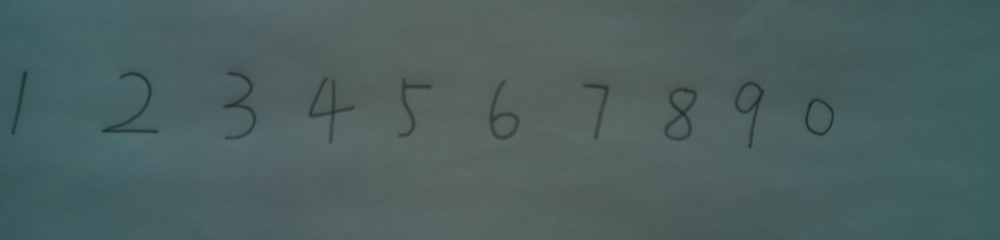
#> input picture ProjectExercise/UserData/plate4.png, 1000 x 240 px, shrunk from 2500 x 600 before the run
$ jupyter execute --allow-errors NumDect_ProcessRealImage.ipynb   (shell and % lines are left out)
#> lines starting #> are read from the running program, lines starting #| are printed output that depends on the picture; after the words box and inside, x2 and y2 are one past the last pixel; in counts of white or black regions, pixels touching at a corner belong together
### ProjectExercise/lib.py
import cv2
import IPython
import numpy as np

def imshow(img):
    _,ret = cv2.imencode('.png', img)
    i = IPython.display.Image(data=ret)
    IPython.display.display(i)

### ProjectExercise/my_function.py
# General purpose
import os
import numpy as np
from time import sleep
import time
import digital_tube_control as dtc
import button as btn


# GPIO related
import RPi.GPIO as GPIO

# camera related
from picamera import PiCamera, Color

# GPIO mode: GPIO.BOARD, GPIO.BCM
GPIO.setmode(GPIO.BOARD)
mode = GPIO.getmode()
# Close GPIO warning
GPIO.setwarnings(False)

# get the project path
PRJ_PATH = os.getcwd()

def image_split_column(a)->list:
    ret = []
    startList = []
    endList = []
    height = a.shape[0]
    width = a.shape[1]
    white_max = 0
    black_max = 0

    for i in range(width):
        s = 0
        t = 0
        for j in range(height):
            if a[j][i] == 255:
                s += 1
            if a[j][i] == 0:
                t += 1
        white_max = max(white_max, s)
        black_max = max(black_max, t)
        startList.append(s)
        endList.append(t)


    n = 1
    while n < width - 2:
        n += 1
        if startList[n] > 0.005 * white_max:
            start = n
            for m in range(start + 1, width - 1):
                if endList[m] > 0.995 * black_max:
                    end = m
                    break
                else:
                    end = start+1
            n = end
            if end - start > 10:
                cut = a[:, start - 20:end + 20]
                ret.append(cut)


    return ret


def image_split_row(a)->list:
    """
    Function description: Split the image by row.
    Tips:
    1. Calculate the number of elements with a value of 255 in each row.
    2. When the number of 255 changes from zero to non-zero, it indicates the beginning of the digits area. Use startList to record the starting row index.
    3. When the number of 255 changes from non-zero to zero, it indicates the end of the digits area. Use endList to recorder the end row index.
    4. Use flag to represent the current state, outside or inside the digits area.

    :param img: input image to be splited by row.
    :return: output image after splited by row. It is a list, but its elements are np.ndarray.
    """

    ### write your codes here ###
    #############################
    a = a.T
    ret = []
    startList = []
    endList = []
    height = a.shape[0]
    width = a.shape[1]
    white_max = 0
    black_max = 0
    for i in range(width):
        s = 0
        t = 0
        for j in range(height):
            if a[j][i] == 255:
                s += 1
            if a[j][i] == 0:
                t += 1
        white_max = max(white_max, s)
        black_max = max(black_max, t)
        startList.append(s)
        endList.append(t)


    n = 1
    while n < width - 2:
        n += 1
        if startList[n] > 0.005 * white_max:
            start = n
            for m in range(start + 1, width - 1):
                if endList[m] > 0.995 * black_max:
                    end = m
                    break
                else:
                    end = start+1
            n = end
            if end - start > 10:
                cut = a[:, start - 20:end + 20]
                ret.append(cut.T)

    return ret


def led_display(numList:list)->None:
    """
    Function description: Build a digital tube display circuit on the breadboard. Display the result with the digital tube.
    Tips:
    1.The GPIO mode we used is GPIO.BOARD.
    2.The digital tube is common anode. Use GPIO port to input high level for digital tube power pin.
    3. After the LED lamp pin of the digital tube is connected to the GPIO pin, the corresponding relationship can be confirmed by lighting the led one by one.
    4. Check "function introduction.xlsx" for GPIO functions.

    :para numList: input numbers in list to be displayed.
    :return: None
    """

    ### write your codes here ###
    #############################87----

    # step 1:
    # Clarify the relationship between led pins and GPIO pins
    # Set the GPIO pins to GPIO.OUT mode and give them the right output


    # step 2:
    # Clarify the led composition of each number


    # step 3:
    # Display the numbers in the list one by one
    # Display every number for 1 second
    # Wait two seconds when displaying different lines

    for i in numList:
        if i == 1:
            dtc.display1()
        elif i == 2:
            dtc.display2()
        elif i == 3:
            dtc.display3()
        elif i == 4:
            dtc.display4()
        elif i == 5:
            dtc.display5()
        elif i == 6:
            dtc.display6()
        elif i == 7:
            dtc.display7()
        elif i == 8:
            dtc.display8()
        elif i == 9:
            dtc.display9()
        elif i == 0:
            dtc.display0()

    sleep(2)

    ret = None
    return ret


# [32 lines left out: function take_photo, not called in this run]

### ProjectExercise/NumDect_ProcessRealImage.ipynb
# Handwritten Number Recognization

## Group Information
Team Name:
<br>Participants:

## 0. Project Information
We have already creat the training dataset in *CreateTrainSet* . In this module, we will used the training dataset to recognize the handwritten digits.
We are going to complete the following steps:
* Import the image with handwritten digits or take a photo of the handwritten digits to be detected.
* Preprocess the image, including but not limited to converting the picture into a grayscale image, and then into a binary image; segmenting the picture to extract a single digit.
* Recognize the handwritten digits based on kNN algorithm with the functions supplied by OpenCV.
* Display the detected digits with digital tube.

## 1. Initialize the Environment
As usual, let's first initialize the environment. This step includes importing modules, geting project and file paths.

[cell 1]
# number detected related
import cv2
import os
import numpy as np
import math
from lib import imshow
import random
from time import sleep

# get the project path
PRJ_PATH = os.getcwd()
# OPENCV_data.npz
TRAIN_DATA_NAME = "OPENCV_data.npz"

We will complete some independent functions in *my_function*.
Here let's first import the function we are going to work on.

[cell 2]
from my_function import image_split_row, image_split_column, led_display, take_photo

## 2. Import the Training Dataset
In this module let's first import the training dataset which we generate in *CreateTrainSet* . Then let's create a kNN object and train it.

#> (a cell that did not finish here is left out)

## 3. Image Preprocessing
Before we start digits recognition, we need to do some preprocessing on the image. The preprocess includes the change of the image color gamut and the space domain. Let's start!

### Import Pending Pictures
- In first stage, we will use existing pictures with handwritten digits. Import the image with `dst = cv2.imread(filename)` and show the image with `imshow(src)`.
<br>
- In late stage, we will use the camera to take pictures. In this stage, you first need to build the camera control circuit on the breadboard. Then finish the function of taking pictures in `take_photo()` of *my_function*.

[cell 4]
image = PRJ_PATH + "/UserData/plate4.png"
img = cv2.imread(image)
#> img is the input picture: shape (240, 1000, 3); mean B, G, R 95.3, 95.9, 76.3
#> (the rest of this cell did not finish here and is left out)

### Get the Grayscale Image
After we get the image, we should first convert the color image into a grayscale image.
<br>
Do it with `dst = cv2.cvtColor(src,code)`.

[cell 5]
imgGray = cv2.cvtColor(img,cv2.COLOR_BGR2GRAY)
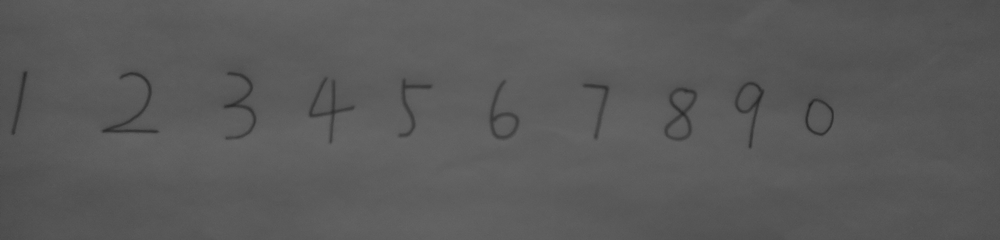
#> imgGray: shape (240, 1000); min 35, max 103, mean 89.9
#> (the rest of this cell did not finish here and is left out)

### Get the Binary Image
After getting the grayscale image, we need to further convert the grayscale image into a binary image.
<br>
Do it with `dst=cv2.threshold(src, thresh, maxval, type)`.
<br>
**Note**: try to adjust parameter `thresh` to get a binary image without extra points or noise.

[cell 6]
_threshold, imgBin = cv2.threshold(imgGray,76,255,cv2.THRESH_BINARY_INV)
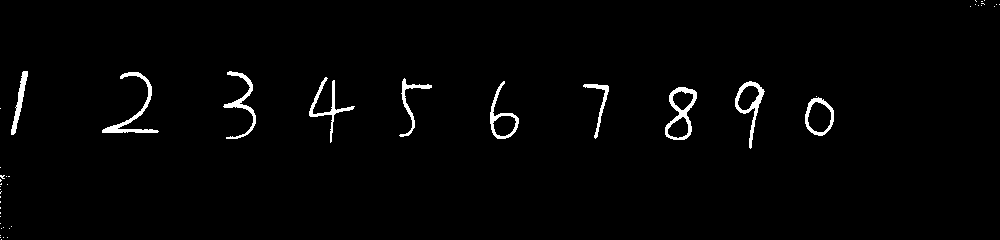
#> imgBin: shape (240, 1000); 1.8% white; 48 white regions (38 under 20 px), largest, box (x1, y1, x2, y2) and area: (102, 72, 159, 133) 588, (665, 87, 697, 140) 558, (735, 81, 765, 149) 482
#> (the rest of this cell did not finish here and is left out)


### Split the Image

When we start to recognize handwritten digits, we should find out the corresponding digits one by one. So we need to segment the binary image to obtain a single digit.

Remeber how we split the image in *CreatTrainSet*? Since the numbers in *digits.png* have the same size (20x20) and are arranged neatly, we can simply divide *digits.png*  according to the size of the numbers.
But this time, the numbers to be detected are not restricted to strict positions, and their size may also be different, which means we can no longer use `np.hsplit()` and `np.vsplit()` for segmentation.

However in the previous steps, we have already get the binary image which only contains 0 and 255. In our project, 0 represents black, which is the background of the image. And 255 represents white, which constitutes the number on the picture. Therefor, we can determine the boundary of the handwritten number through the transformation of 0 and 255.

Head to [my_function.py](/edit/ProjectExercise/my_function.py) to complete function `image_split_row` and `image_split_column`.

- In the first stage, we will use the picture with only one line of numbers. Just run the following cell to view the split image.
- In the later stage, we will use the picture with multiple lines of numbers. Adjust the code in the cell below, and then run it to see the splitted image.

[cell 7]
imgRow = image_split_row(imgBin)
#> in image_split_row, `a = a.T`:
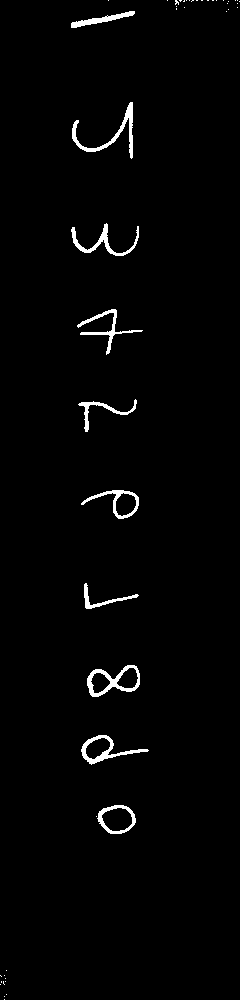
#> a: shape (1000, 240); 1.8% white; 48 white regions (38 under 20 px), largest, box (x1, y1, x2, y2) and area: (72, 102, 133, 159) 588, (87, 665, 140, 697) 558, (81, 735, 149, 765) 482
#> after the loop in image_split_row, `while n < width - 2:`:
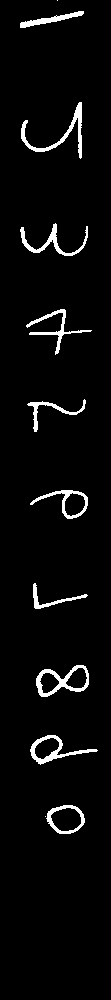
#> cut: shape (1000, 111); 3.8% white; 12 white regions (2 under 20 px), largest, box (x1, y1, x2, y2) and area: (21, 102, 82, 159) 588, (36, 665, 89, 697) 558, (30, 735, 98, 765) 482
#> after the loop in image_split_row, `while n < width - 2:`: n = 238; ret = 1 item; start = 237
#> imgRow = 1 item
imgMonos = []
#> (the rest of this cell did not finish here and is left out)

Here comes another problem: these images have different size.
We need to resize them to a uniform shape.
Also we should reshape the image to make it consistent with the kNN lib.
Fill in the two variables

[cell 8]
resizeSize = (20,20)
reShapeSize = (1,400)

## 4. Recognize the Handwritten Number
Let's complete the resize and reshape operations of the image, and do the recognization.
- In the first stage, we only have one line of numbers. Run the following cell to get the recognized numbers.
- In the later stage, we will deal with multipul lines of numbers. Adjust the cell below to display the multiple rows of numbers.

[cell 9]
# resize and reshape the image with single number
# then recognize the number with knn.findNearest(imgReshape,k=?)
numberList = []
numberList1 = []
numberList2 = []
for i in range(0,len(imgMonos)):
    imgResize = cv2.resize(imgMonos[i], resizeSize)
    imshow(imgResize)
    imgReshape = imgResize.reshape(reShapeSize).astype(np.float32)
    _,result,_,_ = knn.findNearest(imgReshape,k=6)
    numberList.append(int(result))
if len(numberList)>10:
    numberList1.append(numberList[:10])
    numberList2.append(numberList[10:])
    print("The "+str(1)+"th row has:" + str(numberList1))
    print("The "+str(2)+"th row has:" + str(numberList2))
else:
    print("The "+str(1)+"th row has:" + str(numberList))

## 5. Display the Number by Digital Tube
Next we will use a digital tube to display the numbers we finally recognize.

We will use a common anode digital tube to display the result. Please complete the following operations:
1. Use breadboard, DuPont cables and GPIO pins of Raspberry Pi to complete the circuit for digital tube.
2. Complete the relevant code for digital tube in function `led_display` of *my_function.py*.

About the cell below:
- In the first stage with only one line of numbers,run the cell below to display the result.
- In the later stage with multiple lines of numbers, adjust the code in the cell to display the total results.

[cell 10]
# do the image splite and reshape
# then recognize the number with knn.findNearest(imgReshape,k=?)
if len(numberList)>10:
    led_display(numberList1[0])
    sleep(2)
    led_display(numberList2[0])

else:
    led_display(numberList)

# Congratulate!
## You have completed all the tasks.

$ run again, with ProjectExercise/UserData/plate11.jpg saved as ProjectExercise/UserData/plate4.png
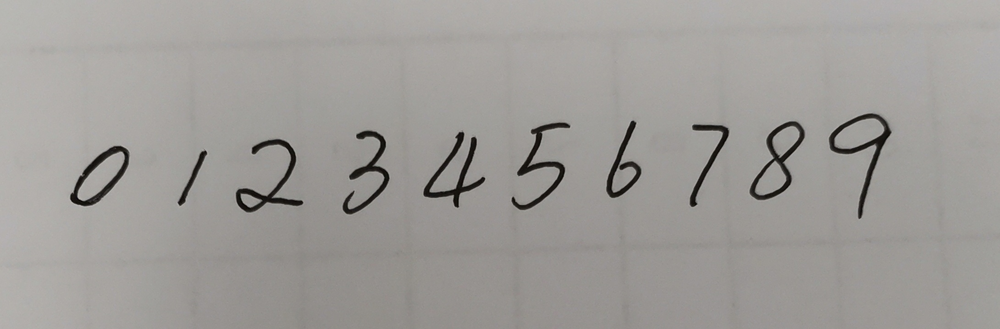
#> input picture ProjectExercise/UserData/plate11.jpg, 1000 x 329 px, shrunk from 2181 x 718 before the run
#> img is the input picture: shape (329, 1000, 3); mean B, G, R 152.1, 155.5, 158.3
#> `_threshold, imgBin = cv2.threshold(imgGray,76,255,cv2.THRESH_BINARY_INV)`:
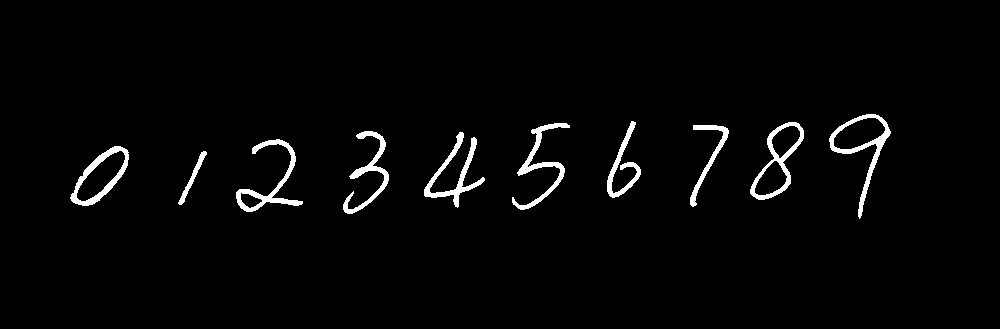
#> imgBin: shape (329, 1000); 2.5% white; 10 white regions, largest, box (x1, y1, x2, y2) and area: (829, 114, 891, 219) 1032, (236, 139, 303, 212) 996, (424, 132, 485, 208) 991
#> a: shape (1000, 329); 2.5% white; 10 white regions, largest, box (x1, y1, x2, y2) and area: (114, 829, 219, 891) 1032, (139, 236, 212, 303) 996, (132, 424, 208, 485) 991
#> after the loop in image_split_row, `while n < width - 2:`:
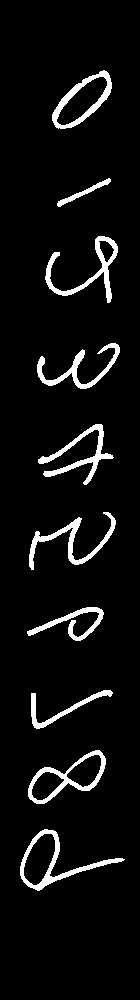
#> cut: shape (1000, 140); 5.8% white; 10 white regions, largest, box (x1, y1, x2, y2) and area: (20, 829, 125, 891) 1032, (45, 236, 118, 303) 996, (38, 424, 114, 485) 991
#> after the loop in image_split_row, `while n < width - 2:`: n = 327; ret = 1 item; start = 217
#> imgRow = 1 item
